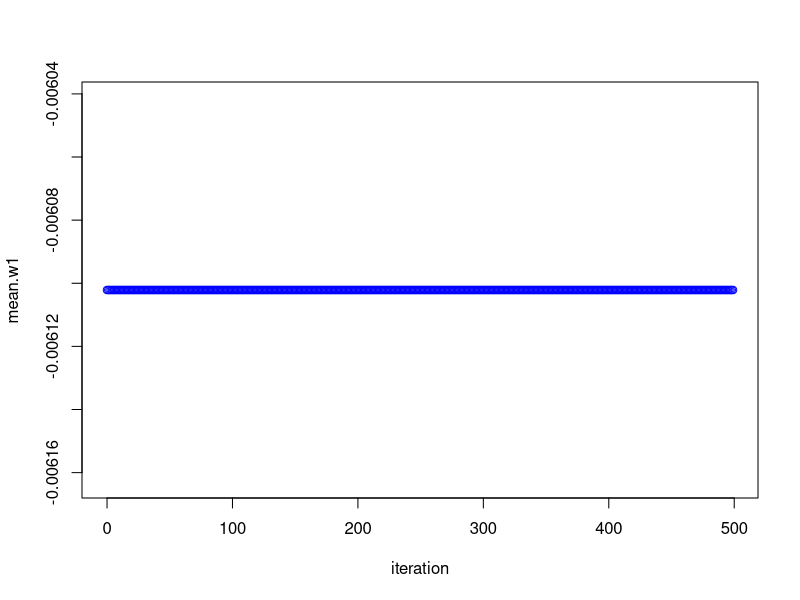
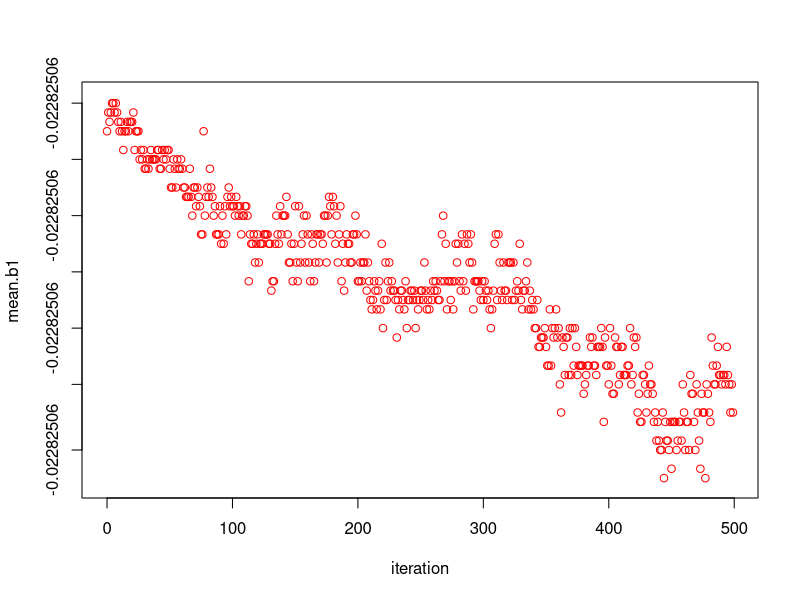
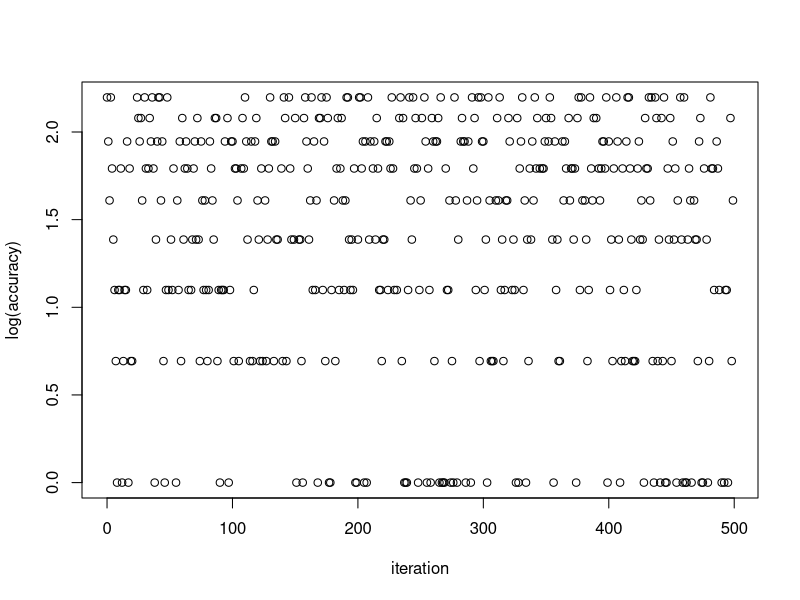

Write R code to recreate these figures, in order. (Note: this script raises an error after producing the figures.)
#Project
library(ggplot2)
setwd("/Users/adamkurth/Documents/vscode/Python/Neural Networks from scratch/")
data = read.csv('output.csv')

print(data)
colnames(data) = NULL
colnames(data) = c("b1_mean", "b2_mean", "W1_mean", "W2_mean", "Accuracy", "Iteration")
accuracy = data$Accuracy
iteration = data$Iteration
mean.b1 = data$b1_mean
mean.b2 = data$b2_mean
mean.w1 = data$W1_mean
mean.w2 = data$W2_mean

plot(mean.w1~iteration, col = 'blue')
plot(mean.b1~iteration, col = 'red')


# GRAPH 3D GRADIENT DESCENT

log.accuracy = log(accuracy)
plot(iteration, log(accuracy))
log.lm = lm(log.accuracy ~ iteration)
abline(log.lm)

# here we see the accuracy increase for every iteration
ggplot(data, aes(x = iteration, y = accuracy)) +
  geom_point() +
  geom_line() +
  labs(title="Exponential Growth of Backpropagation Network",
   x = "Log(Accuracy)", y = "Iteration") +
  theme_minimal()


# can see the weights increasing at a significant increas, and not the bias term
ggplot(data, aes(x = iteration)) +
  geom_line(aes(y = mean.w1), color = "blue", size = 1) +
  geom_line(aes(y = mean.b1), color = "red", size = 1) +
  
  # Set plot labels and title
  labs(
    x = "Iteration",
    y = "Mean Value",
    title = "Mean Values Over Iteration"
  ) +
  
  # Adjust the appearance (optional)
  theme_minimal() +
  theme(
    plot.title = element_text(hjust = 0.5),
    legend.position = "top"
  )
